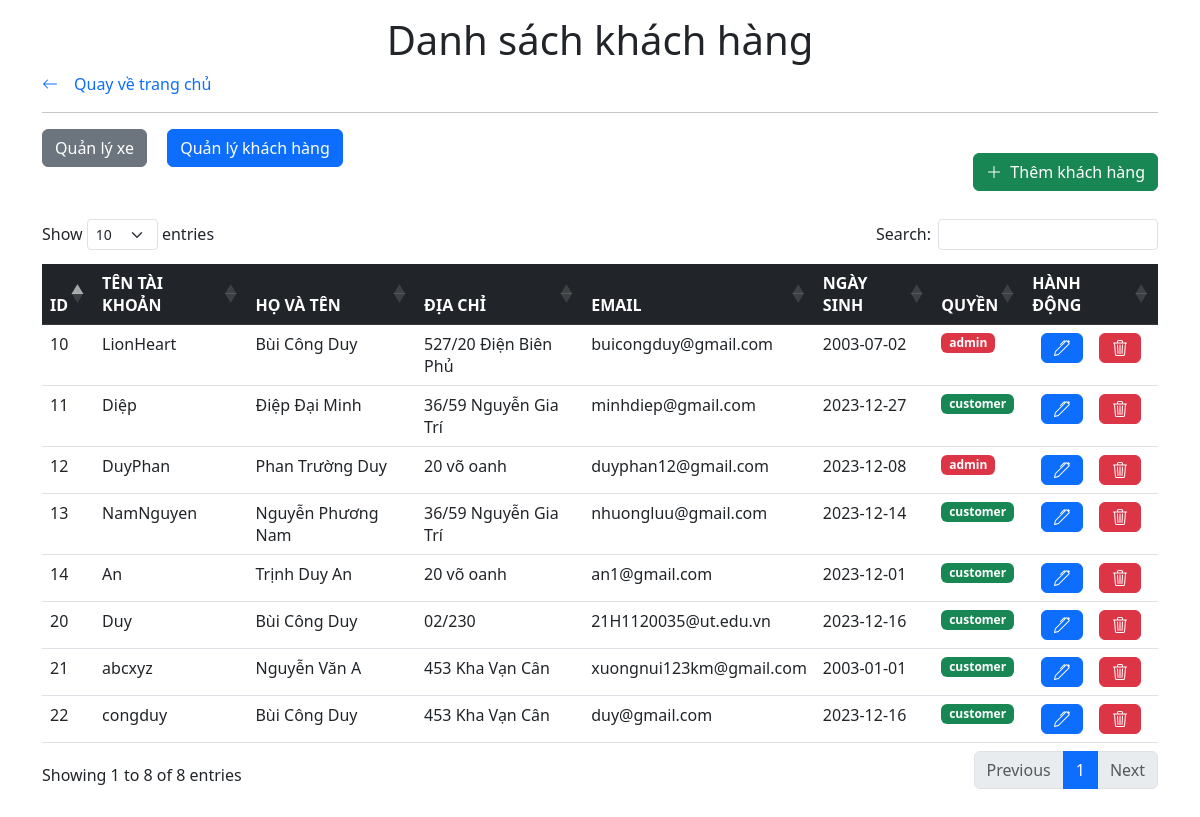
The app's page /user-management/list-user.php (signed in) with its own data.
### tables this page shows
CREATE TABLE `user` (
  `id` int(11) NOT NULL,
  `username` varchar(50) DEFAULT NULL,
  `password` longtext DEFAULT NULL,
  `fullName` varchar(50) DEFAULT NULL,
  `address` varchar(150) DEFAULT NULL,
  `email` varchar(150) DEFAULT NULL,
  `birthDay` date DEFAULT NULL,
  `role` varchar(50) DEFAULT NULL
);

### database/db_connect.php (called while the page is built, shortened)
<?php
class DB_Connect
{
   public function connect()
   {
      try {
         $connection =
            new PDO(
               "mysql:host=" . self::_servername . ";dbname=" . self::_databasename,
               self::_username,
               self::_password
            );
         $connection->setAttribute(PDO::ATTR_ERRMODE, PDO::ERRMODE_EXCEPTION);
      } catch (Exception $exception) {
         die("Connection failed: " . $exception->getMessage());
      }
      return $connection;
   }
   public function get($query, $params = null)
   {
      try {
         $connection = $this->connect();
         $statement = $connection->prepare($query);
         if ($params === null) {
            $statement->execute();
         } else {
            $statement->execute($params);
         }
         $data = $statement->fetchAll(PDO::FETCH_ASSOC);
         return $data;
      } catch (Exception $exception) {
         echo $exception->getMessage() . "<br/>";
         echo "line " . $exception->getLine();
         return null;
      }
   }
}

### user-management/list-user.php (the view, shortened to what this page needs)
<?php
include_once "../database/db_connect.php";
$db = new DB_Connect();
$datas = $db->get("SELECT * FROM user");
?>
<link rel="stylesheet" href="https://cdnjs.cloudflare.com/ajax/libs/twitter-bootstrap/5.3.0/css/bootstrap.min.css">
<link rel="stylesheet" href="https://cdn.datatables.net/1.13.7/css/dataTables.bootstrap5.min.css">
<div class="container">
   <h1 class="text-center mt-3">Danh sách khách hàng</h1>
   <a href="../index.php" class="d-inline-flex align-items-center justify-content-center text-decoration-none">
      <svg xmlns="http://www.w3.org/2000/svg" width="16" height="16" fill="currentColor" class="bi bi-arrow-left" viewBox="0 0 16 16">
         <path fill-rule="evenodd" d="M15 8a.5.5 0 0 0-.5-.5H2.707l3.147-3.146a.5.5 0 1 0-.708-.708l-4 4a.5.5 0 0 0 0 .708l4 4a.5.5 0 0 0 .708-.708L2.707 8.5H14.5A.5.5 0 0 0 15 8" />
      </svg>
      <span class="ms-3"> Quay về trang chủ</span>
   </a>
   <hr>
   <div class="align-items-center mb-5">
      <a href="../car-management/list-car.php" class="btn btn-secondary me-3 mb-1">Quản lý xe</a>
      <a href="./list-user.php" class="btn btn-primary mb-1">Quản lý khách hàng</a>
      <a href="./form-user.php" class="btn btn-success my-3 d-inline-flex align-items-center justify-content-center float-end mt-4">
         <svg xmlns="http://www.w3.org/2000/svg" width="16" height="16" fill="currentColor" class="bi bi-plus-lg" viewBox="0 0 16 16">
            <path fill-rule="evenodd" d="M8 2a.5.5 0 0 1 .5.5v5h5a.5.5 0 0 1 0 1h-5v5a.5.5 0 0 1-1 0v-5h-5a.5.5 0 0 1 0-1h5v-5A.5.5 0 0 1 8 2" />
         </svg>
         <span class="ms-2">Thêm khách hàng</span>
      </a>
   </div>
   <table id="table1" class="table table-hover pt-2">
      <thead class="table-dark">
         <tr>
            <th>ID</th>
            <th>TÊN TÀI KHOẢN</th>
            <th>HỌ VÀ TÊN</th>
            <th>ĐỊA CHỈ</th>
            <th>EMAIL</th>
            <th>NGÀY SINH</th>
            <th>QUYỀN</th>
            <th>HÀNH ĐỘNG</th>
         </tr>
      </thead>
      <?php if (!empty($datas)) : ?>
         <tbody>
            <?php foreach ($datas as $data) : ?>
               <tr>
                  <td><?= $data['id'] ?></td>
                  <td><?= $data['username'] ?></td>
                  <td><?= $data['fullName'] ?></td>
                  <td><?= $data['address'] ?></td>
                  <td><?= $data['email'] ?></td>
                  <td><?= $data['birthDay'] ?></td>
                  <td><span class="badge bg-<?= $data['role'] === 'customer' ? 'success' : 'danger' ?>"><?= $data['role'] ?></span>
                  </td>
                  <td>
                     <div class="d-flex align-items-center justify-content-center">
                        <a href="./form-user.php?id=<?= $data['id'] ?>" class="btn btn-primary me-3">
                        </a>
                        <button class="btn btn-danger" onclick="handleDeleteConfirm(<?= $data['id'] ?>)"></button>
                     </div>
                  </td>
               </tr>
            <?php endforeach; ?>
         </tbody>
      <?php endif; ?>
   </table>
</div>

### records on screen
user: id "10", username "LionHeart", fullName "Bùi Công Duy", address "527/20 Điện Biên Phủ", email "buicongduy@gmail.com", birthDay "2003-07-02", role "admin"
user: id "11", username "Diệp", fullName "Điệp Đại Minh", address "36/59 Nguyễn Gia Trí", email "minhdiep@gmail.com", birthDay "2023-12-27", role "customer"
user: id "12", username "DuyPhan", fullName "Phan Trường Duy", address "20 võ oanh", email "duyphan12@gmail.com", birthDay "2023-12-08", role "admin"
user: id "13", username "NamNguyen", fullName "Nguyễn Phương Nam", address "36/59 Nguyễn Gia Trí", email "nhuongluu@gmail.com", birthDay "2023-12-14", role "customer"
user: id "14", username "An", fullName "Trịnh Duy An", address "20 võ oanh", email "an1@gmail.com", birthDay "2023-12-01", role "customer"
user: id "20", username "Duy", fullName "Bùi Công Duy", address "02/230", email "21H1120035@ut.edu.vn", birthDay "2023-12-16", role "customer"
user: id "21", username "abcxyz", fullName "Nguyễn Văn A", address "453 Kha Vạn Cân", email "xuongnui123km@gmail.com", birthDay "2003-01-01", role "customer"
user: id "22", username "congduy", fullName "Bùi Công Duy", address "453 Kha Vạn Cân", email "duy@gmail.com", birthDay "2023-12-16", role "customer"
